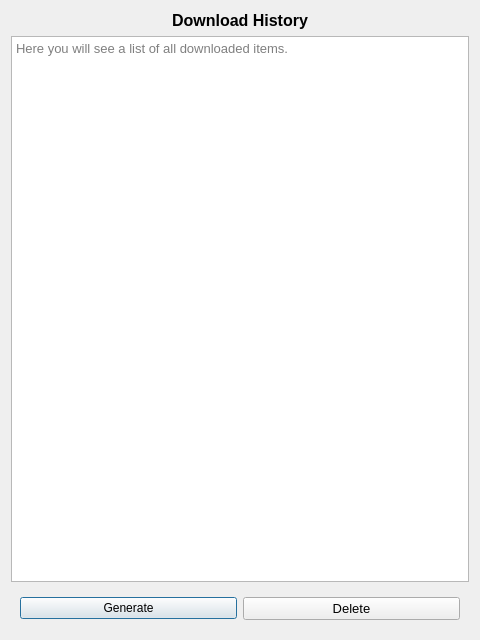
<?xml version="1.0" encoding="UTF-8"?>
<ui version="4.0">
 <class>History</class>
 <widget class="QDialog" name="History">
  <property name="geometry">
   <rect>
    <x>0</x>
    <y>0</y>
    <width>480</width>
    <height>640</height>
   </rect>
  </property>
  <property name="windowTitle">
   <string>History</string>
  </property>
  <property name="windowIcon">
   <iconset theme="QIcon::ThemeIcon::FormatJustifyLeft"/>
  </property>
  <property name="locale">
   <locale language="English" country="UnitedStates"/>
  </property>
  <layout class="QGridLayout" name="gridLayout">
   <item row="0" column="0">
    <widget class="QLabel" name="label">
     <property name="font">
      <font>
       <pointsize>12</pointsize>
       <bold>true</bold>
      </font>
     </property>
     <property name="text">
      <string>Download History</string>
     </property>
     <property name="alignment">
      <set>Qt::AlignmentFlag::AlignCenter</set>
     </property>
    </widget>
   </item>
   <item row="1" column="0">
    <widget class="QTextEdit" name="textEdit">
     <property name="font">
      <font>
       <pointsize>10</pointsize>
      </font>
     </property>
     <property name="readOnly">
      <bool>true</bool>
     </property>
     <property name="placeholderText">
      <string>Here you will see a list of all downloaded items.</string>
     </property>
    </widget>
   </item>
   <item row="2" column="0">
    <widget class="QWidget" name="widget" native="true">
     <layout class="QHBoxLayout" name="horizontalLayout_2">
      <item>
       <widget class="QPushButton" name="btnSaveHistory">
        <property name="text">
         <string>Generate</string>
        </property>
        <property name="icon">
         <iconset theme="QIcon::ThemeIcon::DocumentOpen"/>
        </property>
       </widget>
      </item>
      <item>
       <widget class="QPushButton" name="btnDeleteHistory">
        <property name="font">
         <font>
          <pointsize>10</pointsize>
          <bold>false</bold>
         </font>
        </property>
        <property name="text">
         <string>Delete</string>
        </property>
        <property name="icon">
         <iconset theme="QIcon::ThemeIcon::EditDelete"/>
        </property>
       </widget>
      </item>
     </layout>
    </widget>
   </item>
  </layout>
 </widget>
 <resources/>
 <connections/>
</ui>
